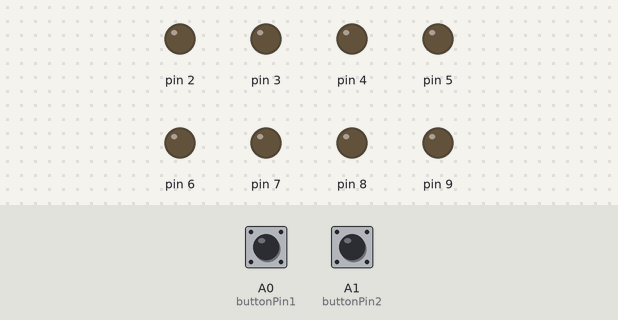
The sketch below on a simulated Arduino Uno, built with avr-gcc and run on an emulated ATmega328P. On the bench: output pins drawn as LEDs (lit = HIGH). Dashed ring = blinking. The test bench sets the inputs (shaded band); at power-on: A0 (buttonPin1) HIGH, A1 (buttonPin2) HIGH.

Above: at 1.2 s.
1.3 s: A0 (buttonPin1) pulled LOW for 0.15 s
At 1.45 s:
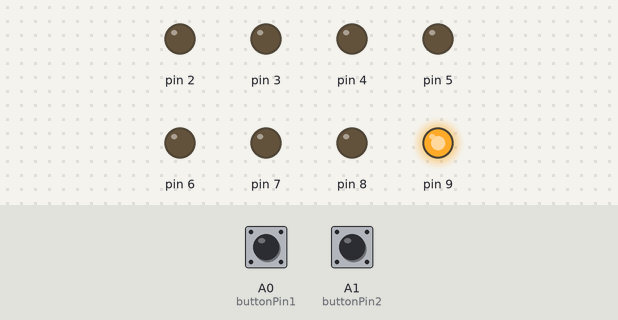
4.3 s: A1 (buttonPin2) pulled LOW for 3.2 s
At 4.45 s:
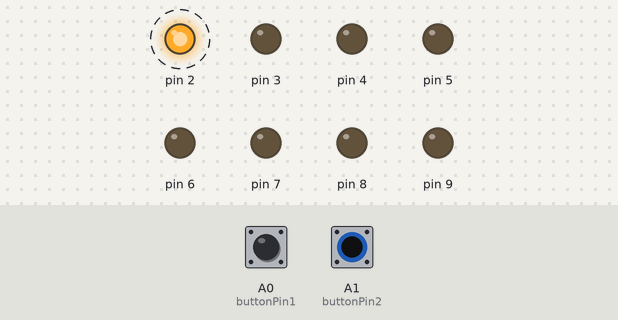
9.0 s: A1 (buttonPin2) pulled LOW for 0.15 s
At 9.55 s:
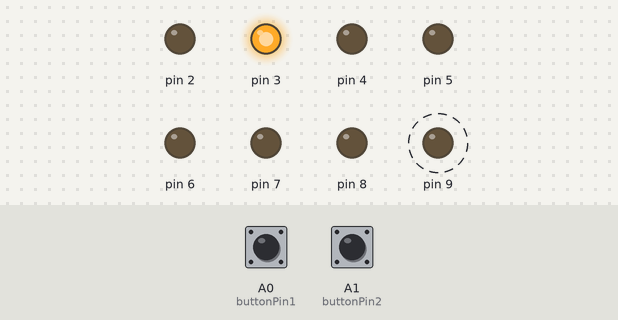
12.0 s: A1 (buttonPin2) pulled LOW for 1 s
At 12.75 s:
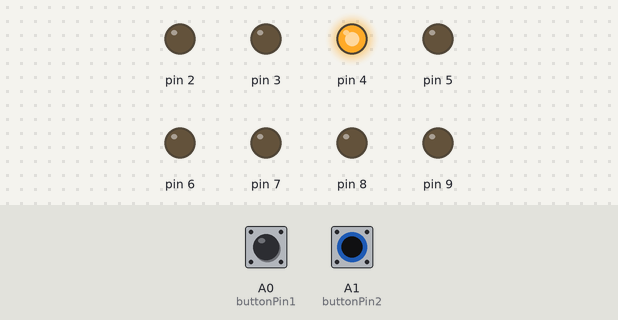
Timing chart, 0 to 15.9 s (numbered marks = the images above; inputs shaded):
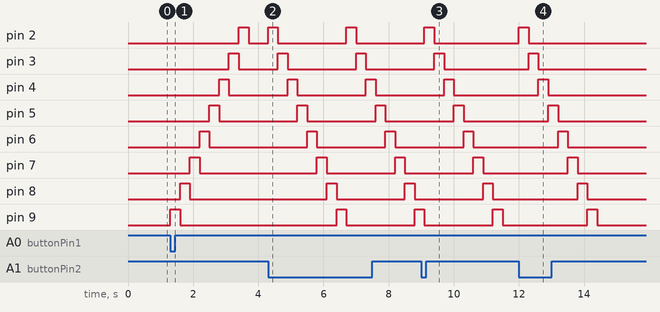

Measured:
- after the input at 1.3 s, pin 2: LOW → HIGH after 2.1 s, → LOW 0.30 s later; pin 3: LOW → HIGH after 1.8 s, → LOW 0.30 s later; pin 4: LOW → HIGH after 1.5 s, → LOW 0.30 s later; pin 5: LOW → HIGH after 1.2 s, → LOW 0.30 s later; pin 6: LOW → HIGH after 0.90 s, → LOW 0.30 s later
- after the input at 4.3 s, pin 2: alternates HIGH for 0.30 s and LOW for 2.1 s, starting at once; pin 3: alternates HIGH for 0.30 s and LOW for 2.1 s, starting after 0.30 s
- after the input at 9.0 s, pin 2: LOW → HIGH after 0.10 s, → LOW 0.30 s later; pin 3: LOW → HIGH after 0.40 s, → LOW 0.30 s later; pin 4: LOW → HIGH after 0.70 s, → LOW 0.30 s later; pin 5: LOW → HIGH after 1.0 s, → LOW 0.30 s later; pin 6: LOW → HIGH after 1.3 s, → LOW 0.30 s later
- after the input at 12.0 s, pin 2: LOW → HIGH at once, → LOW 0.30 s later; pin 3: LOW → HIGH after 0.30 s, → LOW 0.30 s later; pin 4: LOW → HIGH after 0.60 s, → LOW 0.30 s later; pin 5: LOW → HIGH after 0.90 s, → LOW 0.30 s later; pin 6: LOW → HIGH after 1.2 s, → LOW 0.30 s later

The sketch:

Lab1exercise2.ino
```cpp
int buttonPin1 = A0;
int buttonPin2 = A1;

int buttonState1 ;
int buttonState2 ;

void setup()
{
  DDRD = 0b11111100;
  DDRB = 0b000011;

   pinMode(buttonPin1, INPUT_PULLUP);
    pinMode(buttonPin2, INPUT_PULLUP);
 }

void loop()
{
 buttonState1 = digitalRead(buttonPin1);
 buttonState2 = digitalRead(buttonPin2);
 int i;
 int j;
 if (buttonState2 == 0) {
  PORTD = 0b00000100;
  for(i=0;i<6;i++)
  {

   delay(300);
    PORTD = PORTD << 1;
  }
  PORTB = 0b000001;
  for(j=0;j<2;j++)
  {
    delay(300);
    PORTB = PORTB << 1;

  }
 }
if (buttonState1 == 0) {
  PORTB = 0b000010;
  for(j=0;j<2;j++)
  {
    delay(300);
    PORTB = PORTB >> 1;

  }
  PORTD = 0b10000000;
  for(i=0;i<6;i++)
  {

   delay(300);
    PORTD = PORTD >> 1;
  }
 }
}
```
